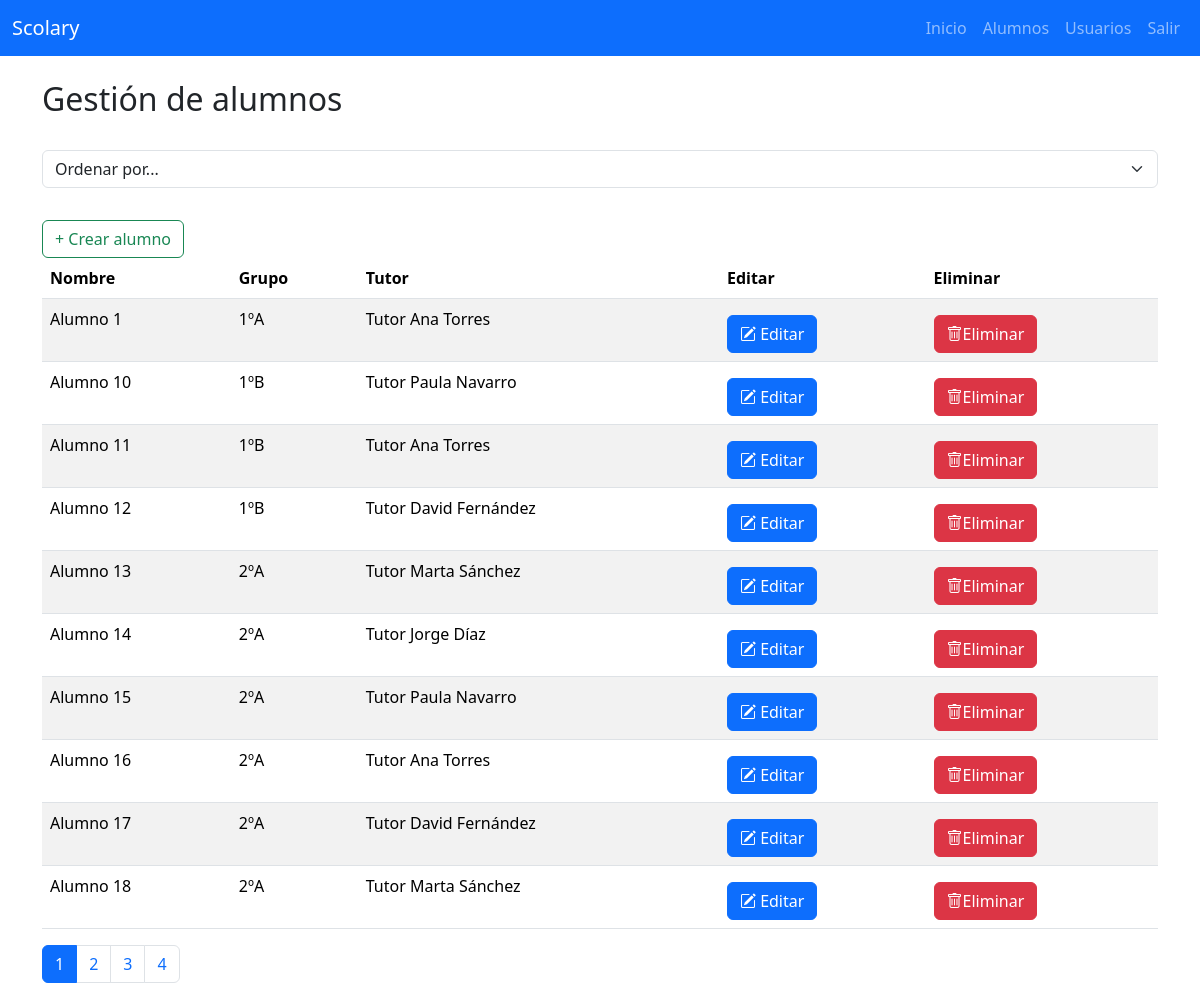
Before: /alumnos.php (signed in) with the older database file.
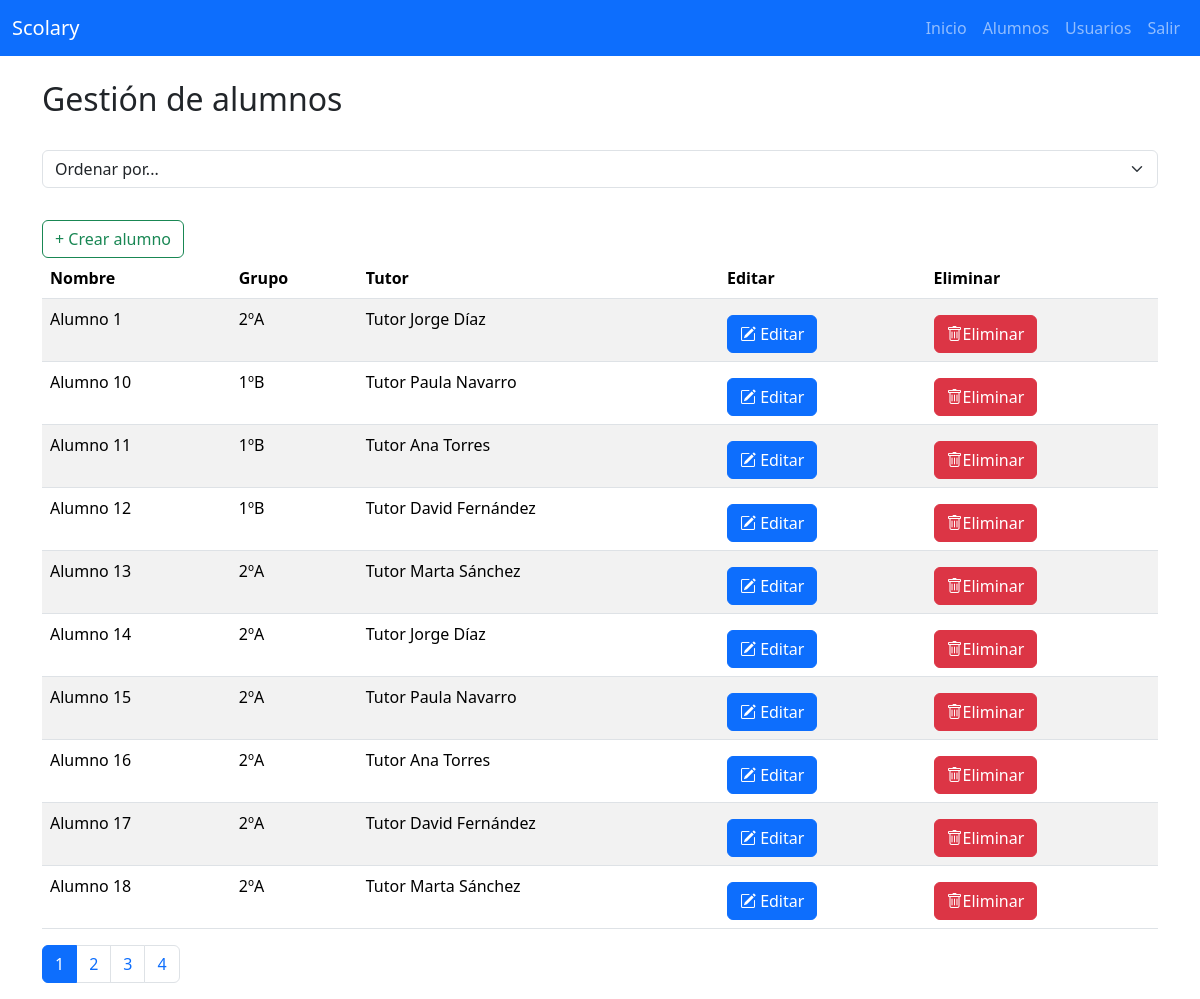
After: the same page with the newer database file.
### tables this page shows
CREATE TABLE `alumnos` (
  `id` int(11) NOT NULL,
  `nombre` varchar(100) DEFAULT NULL,
  `id_tutor` int(11) DEFAULT NULL,
  `id_grupo` int(11) DEFAULT NULL
);

CREATE TABLE `grupo` (
  `id` int(11) NOT NULL,
  `nombre` varchar(50) DEFAULT NULL,
  `id_profesor` int(11) DEFAULT NULL
);

CREATE TABLE `usuarios` (
  `id` int(11) NOT NULL,
  `nombre` varchar(100) DEFAULT NULL,
  `email` varchar(100) DEFAULT NULL,
  `password` varchar(255) DEFAULT NULL,
  `rol` enum('profesor','tutor','admin') NOT NULL
);

### alumnos.php (the view, shortened to what this page needs)
<?php include 'includes/header.php'; ?>
<?php include 'includes/navbarAdmin.php'; ?>
<?php include 'conexion.php';
?>
<div class="container mt-4">
    <h2>Gestión de alumnos</h2>
      <div class="mb-3">
        <form action="alumnos.php">
            <select name="orden" id="orden" class="form-select" onchange="this.form.submit()">
              <option value="">Ordenar por...</option>
            </select>
        </form>
      </div>
    <button type="button" class="btn btn-outline-success mt-3" data-bs-toggle="modal" data-bs-target="#crearAlumno">
    + Crear alumno
    </button>
    <?php
    if(isset($_GET["orden"])){
      if ($_GET["orden"] == "nombre") {
        $orden = "a.nombre";
      }else if($_GET["orden"] == "grupo"){
        $orden = "g.nombre";
      }else{
        $orden = "u.nombre";
      }
    }else{
      $orden = "a.nombre";
    }
    $registrosPorPagina = 10;
    $pagina = isset($_GET['pagina']) ? (int)$_GET['pagina'] : 1;
    $offset = ($pagina - 1) * $registrosPorPagina;
    $stmtAlumnos = $pdo->query("
        SELECT
            a.id AS idAlumno,
            a.nombre AS nombreAlumno,
            g.nombre AS nombreGrupo,
            u.nombre AS nombreTutor
        FROM alumnos a
        JOIN grupo g ON a.id_grupo = g.id
        JOIN usuarios u ON a.id_tutor = u.id
        ORDER BY $orden
        LIMIT $registrosPorPagina OFFSET $offset");
    $alumnos = $stmtAlumnos->fetchAll();
    $totalRegistros = $pdo->query("SELECT COUNT(*) FROM alumnos")->fetchColumn();
    $totalPaginas = ceil($totalRegistros / $registrosPorPagina);
    ?>
    <table class="table table-striped">
        <thead>
            <tr>
                <th>Nombre</th>
                <th>Grupo</th>
                <th>Tutor</th>
                <th>Editar</th>
                <th>Eliminar</th>
            </tr>
        </thead>
        <tbody>
            <?php foreach ($alumnos as $alumno){ ?>
                <tr>
                    <td><?= $alumno['nombreAlumno']?></td>
                    <td><?= $alumno['nombreGrupo'] ?></td>
                    <td><?= $alumno['nombreTutor']?></td>
                    <td>
                        <button type="button" class="btn btn-primary mt-2" data-bs-toggle="modal" data-bs-target="#editarAlumno"
                          data-id="<?php echo htmlspecialchars($alumno['idAlumno']) ?>"
                          data-nombre="<?php echo htmlspecialchars($alumno['nombreAlumno']) ?>">
                          <i class="bi bi-pencil-square"></i>
                          Editar
                        </button>
                    </td>
                    <td>
                      <form action="service/eliminarAlumno.php" method="POST">
                        <button type="submit" class="btn btn-danger mt-2">
                          <i class="bi bi-trash"></i>Eliminar
                        </button>
                      </form>
                    </td>
                </tr>
            <?php } ?>
        </tbody>
    </table>
    <nav>
        <ul class="pagination">
            <?php for ($i = 1; $i <= $totalPaginas; $i++){?>
                <li class="page-item <?= $i == $pagina ? 'active' : '' ?>">
                    <a class="page-link" href="?pagina=<?= $i ?>"><?= $i ?></a>
                </li>
            <?php }?>
        </ul>
    </nav>
</div>
<?php include 'includes/footer.php'; ?>

Changed rows visible on the page:
changed alumnos "Alumno 1": id_grupo.nombre "1ºA" → "2ºA"; id_tutor.nombre "Tutor Ana Torres" → "Tutor Jorge Díaz"
